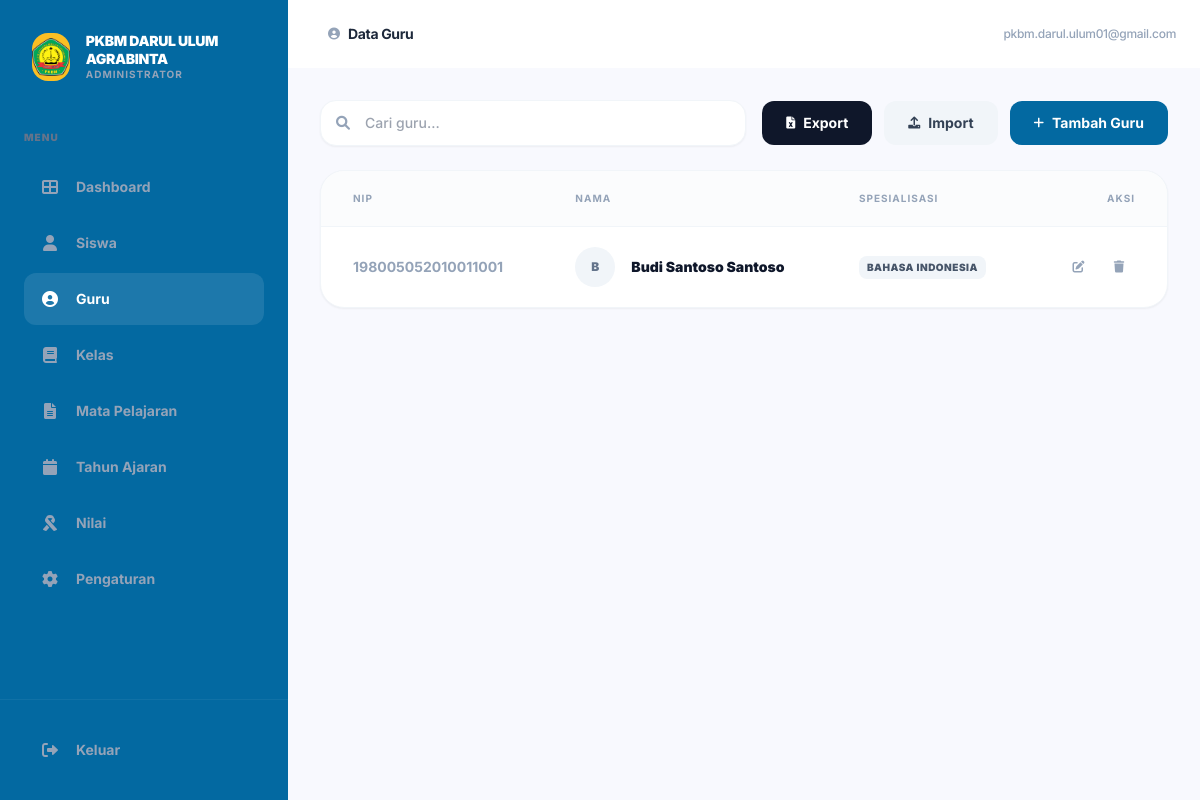
/teachers/ (signed in), run on an earlier commit of the app's database.
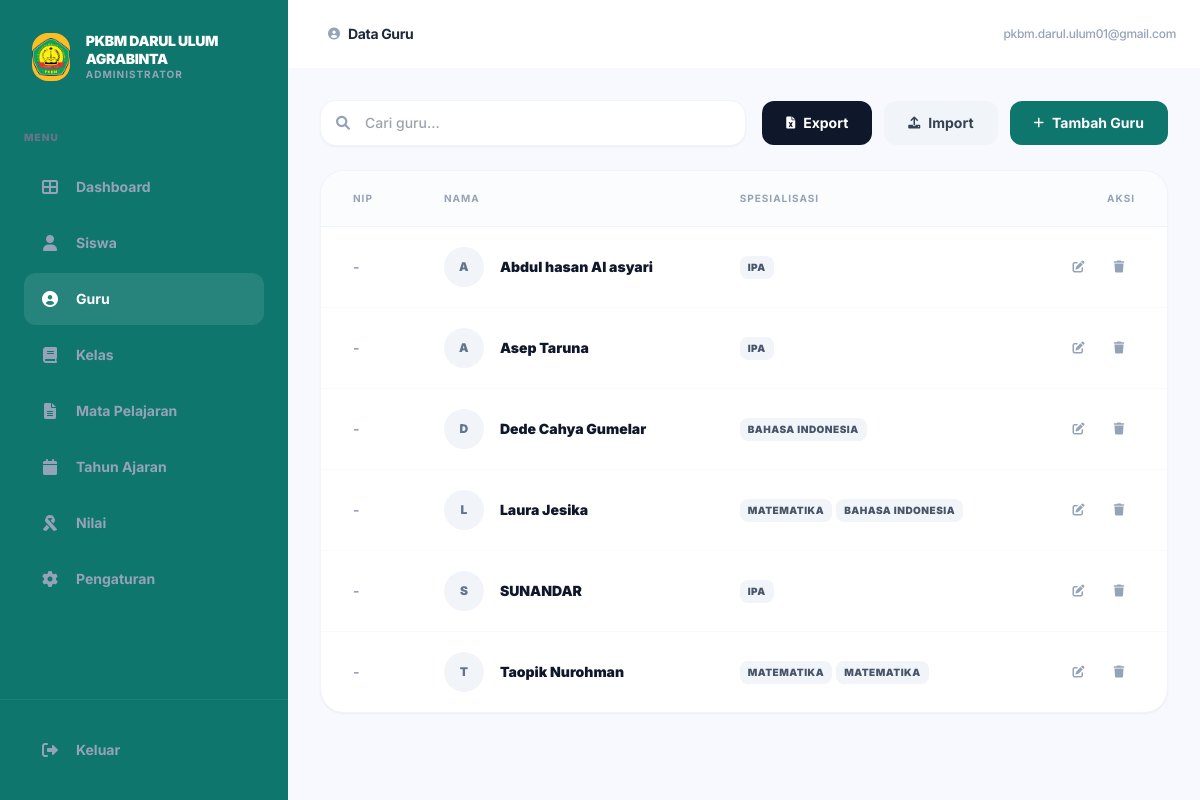
And on a later commit of the database.
### apps_main/models.py (models this page shows, shortened)
class SchoolProfile(models.Model):
    name = models.CharField(max_length=255, default="PKBM Darul Ulum Agrabinta")
    logo = models.ImageField(upload_to='school/', null=True, blank=True)
    principal_name = models.CharField(max_length=255)
    nip = models.CharField(max_length=50, blank=True, null=True)
    address = models.TextField()
    phone = models.CharField(max_length=20, blank=True, null=True)
    email = models.EmailField(blank=True, null=True)
    theme_color = models.CharField(max_length=20, default="#1e295b")
    signature = models.ImageField(upload_to='school/signature/', null=True, blank=True)
    stamp = models.ImageField(upload_to='school/stamp/', null=True, blank=True)

class Teacher(models.Model):
    user = models.OneToOneField(User, on_delete=models.CASCADE, related_name='teacher_profile')
    nip = models.CharField(max_length=50, unique=True, null=True, blank=True)
    subjects = models.ManyToManyField(Subject, through='TeacherSubject')
    signature = models.ImageField(upload_to='teacher/signatures/', null=True, blank=True)

class User(AbstractUser):
    ROLE_CHOICES = (
        ('ADMIN', 'Super Admin'),
        ('TEACHER', 'Teacher'),
        ('STUDENT', 'Student'),
    )
    role = models.CharField(max_length=10, choices=ROLE_CHOICES, default='STUDENT')
    photo = models.ImageField(upload_to='user_photos/', null=True, blank=True)

class Subject(models.Model):
    PROGRAM_CHOICES = (
        ('PAKET_B', 'Paket B (SMP)'),
        ('PAKET_C', 'Paket C (SMA)'),
        ('BOTH', 'Keduanya'),
    )
    name = models.CharField(max_length=100)
    code = models.CharField(max_length=20, unique=True)
    program = models.CharField(max_length=20, choices=PROGRAM_CHOICES, default='BOTH')

### apps_main/views.py (the view, shortened to what this page needs)
# urls.py: path('teachers/', views.manage_teachers, name='manage_teachers'),
@user_passes_test(is_admin)
def manage_teachers(request):
    teachers = Teacher.objects.all().order_by('user__first_name')
    subjects = Subject.objects.all().order_by('name')
    classes = ClassLevel.objects.all().order_by('name')
    return render(request, 'apps_main/manage_teachers.html', {
        'teachers': teachers,
        'subjects': subjects,
        'classes': classes,
        'page_title': 'Data Guru'
    })

### apps_main/context_processors.py (called while the page is built)
def school_profile(request):
    school = SchoolProfile.objects.first()
    return {
        'school_profile': school
    }

### apps_main/views.py (called while the page is built)
def is_admin(user):
    return user.is_authenticated and user.role == 'ADMIN'

### templates/apps_main/manage_teachers.html (shortened to what the changed rows need)
{% extends 'base.html' %}
{% block page_title %}Data Guru{% endblock %}
{% block page_icon %}<i class="fas fa-user-circle text-xs"></i>{% endblock %}
{% block content %}
<div class="space-y-6">
    <div class="flex flex-col md:flex-row md:items-center justify-between gap-4">
        <div class="relative flex-1 max-w-md">
            <span class="absolute inset-y-0 left-0 pl-4 flex items-center text-slate-400">
                <i class="fas fa-search text-sm"></i>
            </span>
            <input type="text" placeholder="Cari guru..." class="w-full pl-11 pr-4 py-3 bg-white border border-slate-100 rounded-2xl shadow-sm focus:ring-2 focus-ring-primary focus:border-[primary] transition-all text-sm font-medium">
        </div>
        <div class="flex items-center gap-3">
            <a href="{% url 'export_teachers_excel' %}" class="inline-flex items-center px-6 py-3 bg-slate-900 text-white rounded-xl font-bold text-sm hover:opacity-90 transition-all">
                <i class="fas fa-file-excel mr-2 text-xs"></i> Export
            </a>
            <button type="button" onclick="openTeacherImportModal()" class="inline-flex items-center px-6 py-3 bg-slate-100 text-slate-700 rounded-xl font-bold text-sm hover:bg-slate-200 transition-all">
                <i class="fas fa-upload mr-2 text-xs"></i> Import
            </button>
            <button onclick="openTeacherModal()" class="inline-flex items-center px-6 py-3 bg-primary text-white rounded-xl font-bold text-sm hover:shadow-lg hover:shadow-primary/20 transition-all">
                <i class="fas fa-plus mr-2 text-xs"></i> Tambah Guru
            </button>
        </div>
    </div>
    <div class="bg-white rounded-3xl shadow-sm border border-slate-100 overflow-hidden">
        <div class="overflow-x-auto">
            <table class="w-full text-left">
                <thead>
                    <tr class="bg-slate-50/50 text-slate-400 text-[10px] font-black uppercase tracking-widest border-b border-slate-100">
                        <th class="px-8 py-5">NIP</th>
                        <th class="px-8 py-5">Nama</th>
                        <th class="px-8 py-5">Spesialisasi</th>
                        <th class="px-8 py-5 text-right">Aksi</th>
                    </tr>
                </thead>
                <tbody class="divide-y divide-slate-50">
                    {% for teacher in teachers %}
                    <tr class="hover:bg-slate-50/30 transition-colors group">
                        <td class="px-8 py-5 text-sm font-bold text-slate-400 group-hover:text-slate-900 transition-colors">{{ teacher.nip|default:"-" }}</td>
                        <td class="px-8 py-5">
                            <div class="flex items-center space-x-4">
                                <div class="w-10 h-10 rounded-full bg-slate-100 flex items-center justify-center text-slate-500 font-black text-xs">
                                    {{ teacher.user.first_name.0|upper }}
                                </div>
                                <span class="text-sm font-black text-slate-900">{{ teacher.user.get_full_name }}</span>
                            </div>
                        </td>
                        <td class="px-8 py-5">
                            <div class="flex flex-wrap gap-1">
                                {% for subject in teacher.subjects.all %}
                                <span class="px-2 py-1 bg-slate-100 text-slate-600 rounded-lg text-[10px] font-black uppercase tracking-wider">
                                    {{ subject.name }}
                                </span>
                                {% empty %}
                                <span class="text-xs text-slate-400 font-bold italic">Belum ada mapel</span>
                                {% endfor %}
                            </div>
                        </td>
                        <td class="px-8 py-5 text-right">
                            <button onclick="editTeacher({
                                id: '{{ teacher.id }}',
                                name: '{{ teacher.user.get_full_name|escapejs }}',
                                email: '{{ teacher.user.email|default:""|escapejs }}',
                                username: '{{ teacher.user.username|escapejs }}',
                                nip: '{{ teacher.nip|default:""|escapejs }}',
                                homeroom_class_id: '{{ teacher.homeroom_classes.first.id }}',
                                assignments: [
                                    {% for ts in teacher.teachersubject_set.all %}
                                    { subject_id: '{{ ts.subject.id }}', class_id: '{{ ts.class_level.id }}' }{% if not forloop.last %},{% endif %}
                                    {% endfor %}
                                ]
                            })" class="inline-flex items-center justify-center w-8 h-8 text-slate-400 hover:text-primary hover:bg-primary/5 rounded-lg transition-all">
                                <i class="fas fa-edit text-xs"></i>
                            </button>
                            <button onclick="confirmDeleteTeacher('{% url 'delete_teacher' teacher.id %}', '{{ teacher.user.get_full_name|escapejs }}')" class="inline-flex items-center justify-center w-8 h-8 text-slate-400 hover:text-red-600 hover:bg-red-50 rounded-lg transition-all ml-1">
                                <i class="fas fa-trash text-xs"></i>
                            </button>
                        </td>
                    </tr>
                    {% endfor %}
                </tbody>
            </table>
        </div>
    </div>
</div>
{% endblock %}

### templates/base.html (shortened to what the changed rows need)
<!DOCTYPE html>
<html lang="en">
<head>
    <script src="https://cdn.tailwindcss.com"></script>
    <link href="https://cdnjs.cloudflare.com/ajax/libs/font-awesome/6.0.0/css/all.min.css" rel="stylesheet">
</head>
<body class="bg-[#f8f9fe] text-[#1e293b]">
    {% if user.is_authenticated %}
    <div class="min-h-screen flex">
        <aside id="sidebar" class="w-72 bg-primary text-white flex-shrink-0 hidden md:flex flex-col fixed inset-y-0 left-0 z-50 md:relative transition-transform -translate-x-full md:translate-x-0">
            <div class="p-8 flex items-center justify-between">
                <div class="flex items-center space-x-4">
                    <div class="w-12 h-12 bg-[#fbbf24] rounded-2xl flex items-center justify-center text-primary text-2xl overflow-hidden">
                        {% if school_profile.logo %}
                            <img src="{{ school_profile.logo.url }}" class="w-full h-full object-contain">
                        {% else %}
                            <i class="fas fa-graduation-cap"></i>
                        {% endif %}
                    </div>
                    <div>
                        <h1 class="text-sm font-black tracking-tight leading-tight uppercase">{{ school_profile.name|default:'PKBM Darul Ulum' }}</h1>
                        <p class="text-[10px] text-slate-400 font-bold uppercase tracking-widest">Administrator</p>
                    </div>
                </div>
            </div>
            <div class="px-6 py-4">
                <p class="text-[10px] font-black text-slate-500 uppercase tracking-widest mb-4">Menu</p>
                <nav class="space-y-1">
                    <a href="{% url 'dashboard' %}" class="flex items-center space-x-4 p-4 rounded-xl {% if request.resolver_match.url_name == 'dashboard' %}bg-white/10 text-white{% else %}text-slate-400 hover:text-white transition{% endif %}">
                        <i class="fas fa-th-large w-5 text-center"></i>
                        <span class="text-sm font-bold">Dashboard</span>
                    </a>
                    {% if user.role == 'ADMIN' %}
                    <a href="{% url 'manage_students' %}" class="flex items-center space-x-4 p-4 rounded-xl {% if request.resolver_match.url_name == 'manage_students' %}bg-white/10 text-white{% else %}text-slate-400 hover:text-white transition{% endif %}">
                        <i class="fas fa-user w-5 text-center"></i>
                        <span class="text-sm font-bold">Siswa</span>
                    </a>
                    <a href="{% url 'manage_teachers' %}" class="flex items-center space-x-4 p-4 rounded-xl {% if request.resolver_match.url_name == 'manage_teachers' %}bg-white/10 text-white{% else %}text-slate-400 hover:text-white transition{% endif %}">
                        <i class="fas fa-user-circle w-5 text-center"></i>
                        <span class="text-sm font-bold">Guru</span>
                    </a>
                    <a href="{% url 'manage_classes' %}" class="flex items-center space-x-4 p-4 rounded-xl {% if request.resolver_match.url_name == 'manage_classes' %}bg-white/10 text-white{% else %}text-slate-400 hover:text-white transition{% endif %}">
                        <i class="fas fa-book w-5 text-center"></i>
                        <span class="text-sm font-bold">Kelas</span>
                    </a>
                    <a href="{% url 'manage_subjects' %}" class="flex items-center space-x-4 p-4 rounded-xl {% if request.resolver_match.url_name == 'manage_subjects' %}bg-white/10 text-white{% else %}text-slate-400 hover:text-white transition{% endif %}">
                        <i class="fas fa-file-alt w-5 text-center"></i>
                        <span class="text-sm font-bold">Mata Pelajaran</span>
                    </a>
                    <a href="{% url 'manage_academic_years' %}" class="flex items-center space-x-4 p-4 rounded-xl {% if request.resolver_match.url_name == 'manage_academic_years' %}bg-white/10 text-white{% else %}text-slate-400 hover:text-white transition{% endif %}">
                        <i class="fas fa-calendar w-5 text-center"></i>
                        <span class="text-sm font-bold">Tahun Ajaran</span>
                    </a>
                    <a href="{% url 'manage_grades' %}" class="flex items-center space-x-4 p-4 rounded-xl {% if request.resolver_match.url_name == 'manage_grades' %}bg-white/10 text-white{% else %}text-slate-400 hover:text-white transition{% endif %}">
                        <i class="fas fa-ribbon w-5 text-center"></i>
                        <span class="text-sm font-bold">Nilai</span>
                    </a>
                    <a href="{% url 'manage_settings' %}" class="flex items-center space-x-4 p-4 rounded-xl {% if request.resolver_match.url_name == 'manage_settings' %}bg-white/10 text-white{% else %}text-slate-400 hover:text-white transition{% endif %}">
                        <i class="fas fa-cog w-5 text-center"></i>
                        <span class="text-sm font-bold">Pengaturan</span>
                    </a>
                    {% endif %}
                </nav>
            </div>
            <div class="mt-auto p-6 border-t border-white/5">
                <form action="{% url 'logout' %}" method="post">
                    <button type="submit" class="flex items-center space-x-4 p-4 w-full text-slate-400 hover:text-white transition">
                        <i class="fas fa-sign-out-alt w-5 text-center"></i>
                        <span class="text-sm font-bold">Keluar</span>
                    </button>
                </form>
            </div>
        </aside>
        <main class="flex-1 flex flex-col min-w-0">
            <header class="bg-white p-6 flex justify-between items-center sticky top-0 z-10">
                <div class="flex items-center space-x-4">
                    <div class="flex items-center space-x-2 text-slate-400">
                        {% block page_icon %}<i class="fas fa-columns text-xs"></i>{% endblock %}
                        <span class="text-sm font-bold text-slate-800 tracking-tight">{% block page_title %}Dashboard{% endblock %}</span>
                    </div>
                </div>
                <div class="flex items-center space-x-4">
                    <p class="text-xs font-medium text-slate-400 tracking-tight">{{ user.email|default:user.username }}</p>
                </div>
            </header>
            <div class="p-8 flex-1 overflow-auto">
                {% block content %}{% endblock %}
            </div>
        </main>
    </div>
    {% else %}
    <div class="min-h-screen bg-slate-100 flex items-center justify-center p-4">
        {% block login_content %}{% endblock %}
    </div>
    {% endif %}
</body>
</html>

What changed in the data, as far as the page shows it:
removed Teacher: nip "198005052010011001", user.first_name.0 "B", user.get_full_name "Budi Santoso Santoso", Subject (name "BAHASA INDONESIA")
added Teacher: nip "-", user.first_name.0 "A", user.get_full_name "Abdul hasan Al asyari"
added Subject: name "IPA"
added Teacher: nip "-", user.first_name.0 "A", user.get_full_name "Asep Taruna"
added Teacher: nip "-", user.first_name.0 "D", user.get_full_name "Dede Cahya Gumelar", Subject (name "BAHASA INDONESIA")
added Teacher: nip "-", user.first_name.0 "L", user.get_full_name "Laura Jesika", Subject (name "BAHASA INDONESIA")
now on this page (row unchanged): Subject: name "MATEMATIKA"
added Teacher: nip "-", user.first_name.0 "S", user.get_full_name "SUNANDAR"
added Teacher: nip "-", user.first_name.0 "T", user.get_full_name "Taopik Nurohman"
